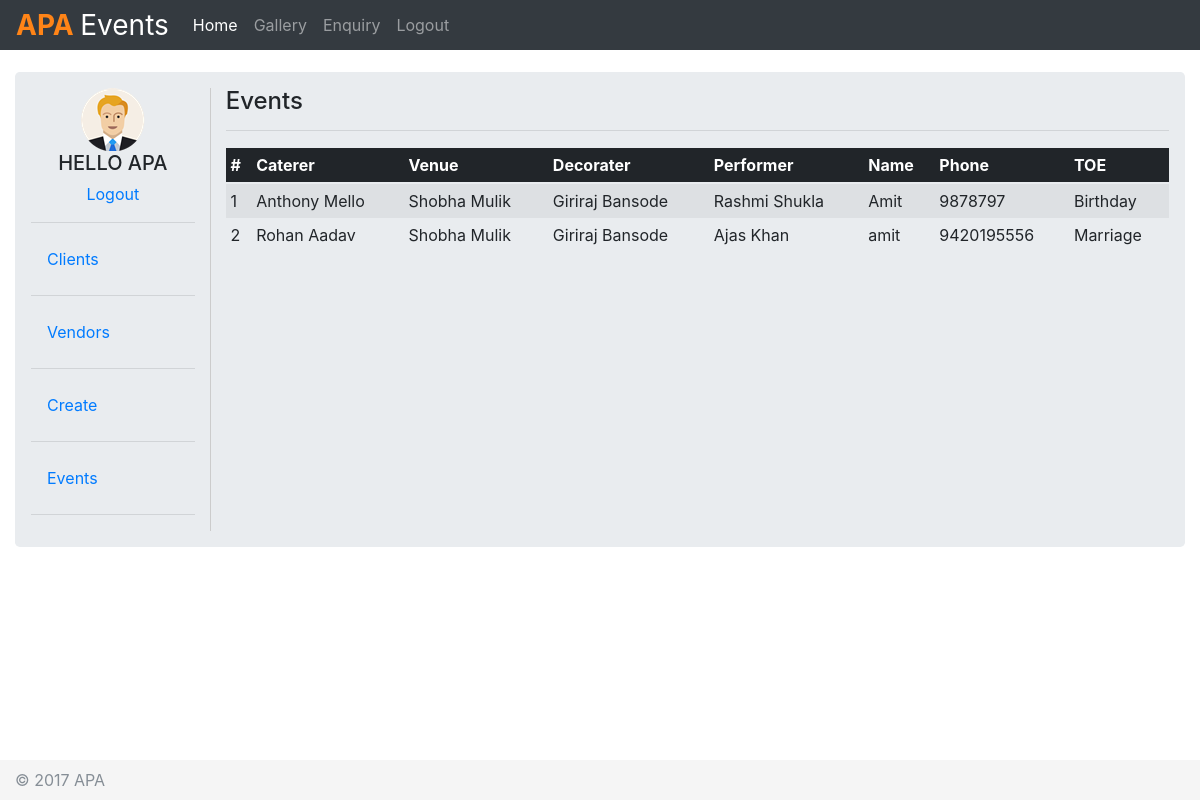
/event.php, run on the app's committed database.
### tables this page shows
CREATE TABLE `event` (
  `eventID` int(11) NOT NULL,
  `customerID` int(11) NOT NULL,
  `catererID` varchar(50) NOT NULL,
  `venueID` varchar(50) NOT NULL,
  `decoraterID` varchar(50) NOT NULL,
  `performerID` varchar(50) NOT NULL
);

CREATE TABLE `enquiery` (
  `ID` int(11) NOT NULL,
  `Name` varchar(250) NOT NULL,
  `Email` varchar(250) NOT NULL,
  `Phone` varchar(250) NOT NULL,
  `Address` varchar(250) NOT NULL,
  `TypeEvent` varchar(250) NOT NULL,
  `LocationEvent` varchar(250) NOT NULL,
  `Attendees` varchar(250) NOT NULL,
  `Budget` varchar(250) NOT NULL,
  `Date` varchar(250) NOT NULL,
  `ServicesReuired` varchar(250) DEFAULT NULL
);

### event.php (the view, shortened to what this page needs)
<?php
	require 'db.php';
?>
<!DOCTYPE html>
<html lang="en">
  <head>
    <link href="assets/css/bootstrap.min.css" rel="stylesheet">
    <link href="assets/css/navbar-top-fixed.css" rel="stylesheet">
    <link href="assets/css/sticky-footer-navbar.css" rel="stylesheet">
  </head>
  <body>
    <nav class="navbar navbar-expand-md navbar-dark fixed-top bg-dark">
      <a class="navbar-brand" href="index.html"><b style="color: #ff8417">APA </b>Events</a>
      <div class="collapse navbar-collapse" id="navbarCollapse">
        <ul class="navbar-nav mr-auto">
          <li class="nav-item active">
            <a class="nav-link" href="index.html">Home <span class="sr-only">(current)</span></a>
          </li>
          <li class="nav-item">
            <a class="nav-link" href="gallery.html">Gallery</a>
          </li>
          <li class="nav-item">
            <a class="nav-link float-right" href="enquiery.php">Enquiry</a>
          </li>
          <li class="nav-item">
            <a class="nav-link float-right" href="logout.php">Logout</a>
          </li>
        </ul>
      </div>
    </nav>
    <div class="container">
      <div class="jumbotron">
		<div class="row">
			<div class="col-2" style="border-right: 1px solid #ccc">
				<div class="text-center">
					<img src="assets/img/user.png" class="rounded" alt="...">
					<h5 class="text-center">HELLO APA</h5>
					<a href="logout.php">Logout</a>
				</div>
				<hr>
				<a class="nav-link" href="client.php">Clients</a>
				<hr>
				<a class="nav-link" href="vendor.php">Vendors</a>
				<hr>
				<a class="nav-link" href="create.php">Create</a>
				<hr>
				<a class="nav-link" href="event.php">Events</a>
				<hr>
			</div>
			<div class="col-10">
				<h4>Events</h4>
				<hr>
				<table class="table table-striped table-sm">
					<thead class="thead-inverse">
						<tr>
							<th>#</th>
							<th>Caterer</th>
							<th>Venue</th>
							<th>Decorater</th>
							<th>Performer</th>
							<th>Name</th>
							<th>Phone</th>
							<th>TOE</th>
						</tr>
					</thead>
					<tbody>
					<?php
						$sql = "SELECT eventID, customerID, catererID, venueID, decoraterID, performerID, enquiery.Name, enquiery.Phone, enquiery.TypeEvent FROM event ".
								"INNER JOIN enquiery ON event.customerID = enquiery.ID";
						$result = mysqli_query($con, $sql);
						if (mysqli_num_rows($result) > 0) {
							while($row = mysqli_fetch_assoc($result)) {
								echo "<tr><td>" . $row["eventID"]. "</td>". "</td><td>" . $row["catererID"]. "</td>". "</td><td>" . $row["venueID"]. "</td>". "</td><td>" . $row["decoraterID"]. "</td></td>". "</td><td>" . $row["performerID"]. "</td></td>". "</td><td>" . $row["Name"]. "</td></td>". "</td><td>" . $row["Phone"]. "</td></td>". "</td><td>" . $row["TypeEvent"]. "</td>";
							}
						} else {
							echo "<tr><td colspan='8' class='text-center'>0 results</td></tr>";
						}
					?>
					</tbody>
				</table>
			</div>
		</div>
      </div>
    </div>
    <footer class="footer">
      <div class="container">
        <span class="text-muted">© 2017 APA</span>
      </div>
    </footer>
  </body>
</html>

### navbar-top-fixed.css (style rules this page uses)
body { //min-height: 75rem; padding-top: 4.5rem; }

### sticky-footer-navbar.css (style rules this page uses)
html { position: relative; min-height: 100%; }
body { margin-bottom: 40px; }
.footer { position: absolute; bottom: 0; width: 100%; height: 40px; line-height: 40px; background-color: #f5f5f5; }
.footer > .container { padding-right: 15px; padding-left: 15px; }

### data on the page
event: eventID "1", catererID "Anthony Mello", venueID "Shobha Mulik", decoraterID "Giriraj Bansode", performerID "Rashmi Shukla", enquiery.Name "Amit", enquiery.Phone "9878797", enquiery.TypeEvent "Birthday"
event: eventID "2", catererID "Rohan Aadav", venueID "Shobha Mulik", decoraterID "Giriraj Bansode", performerID "Ajas Khan", enquiery.Name "amit", enquiery.Phone "9420195556", enquiery.TypeEvent "Marriage"
